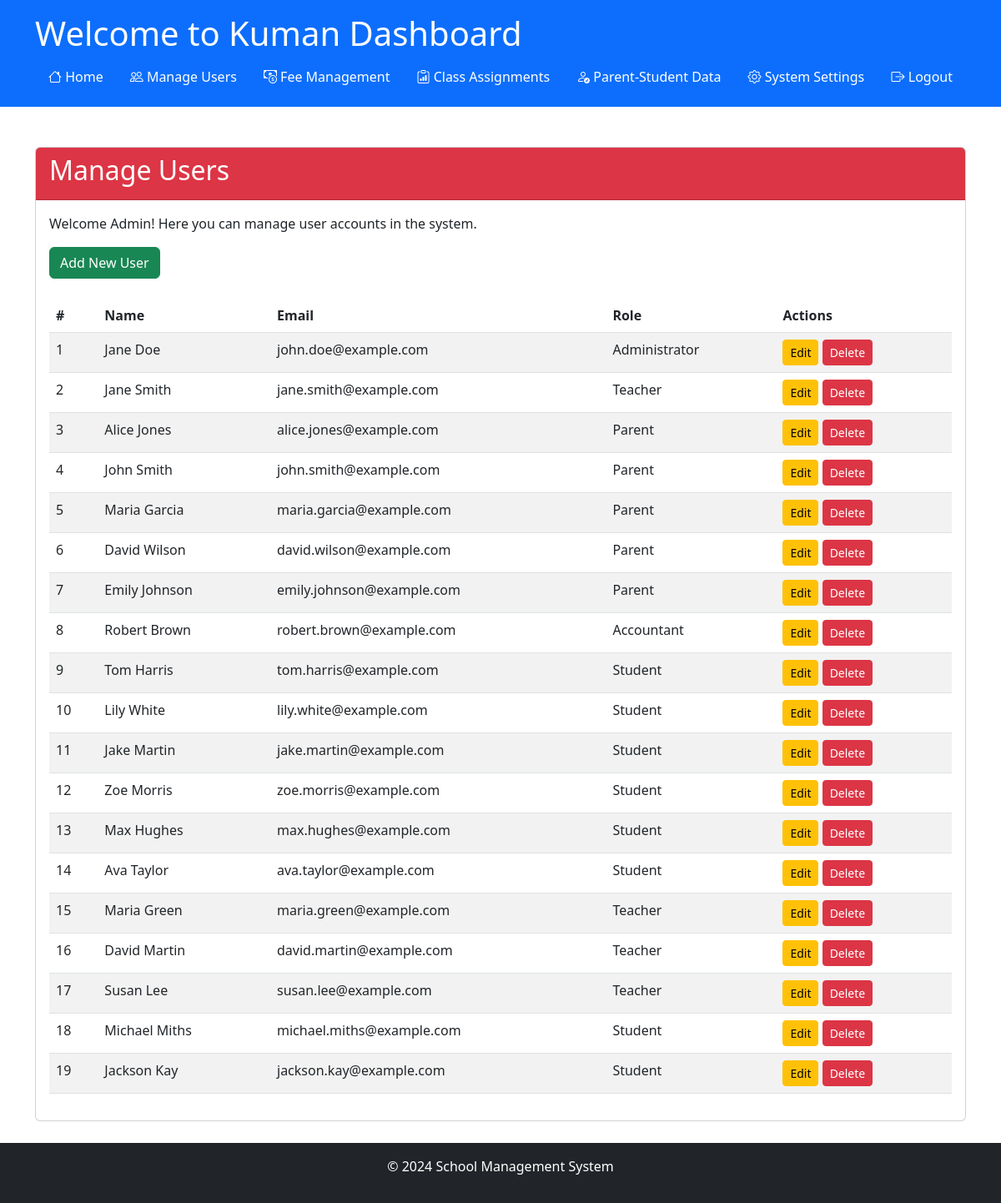
Before: /admin/manage_users (signed in) with the older database file.
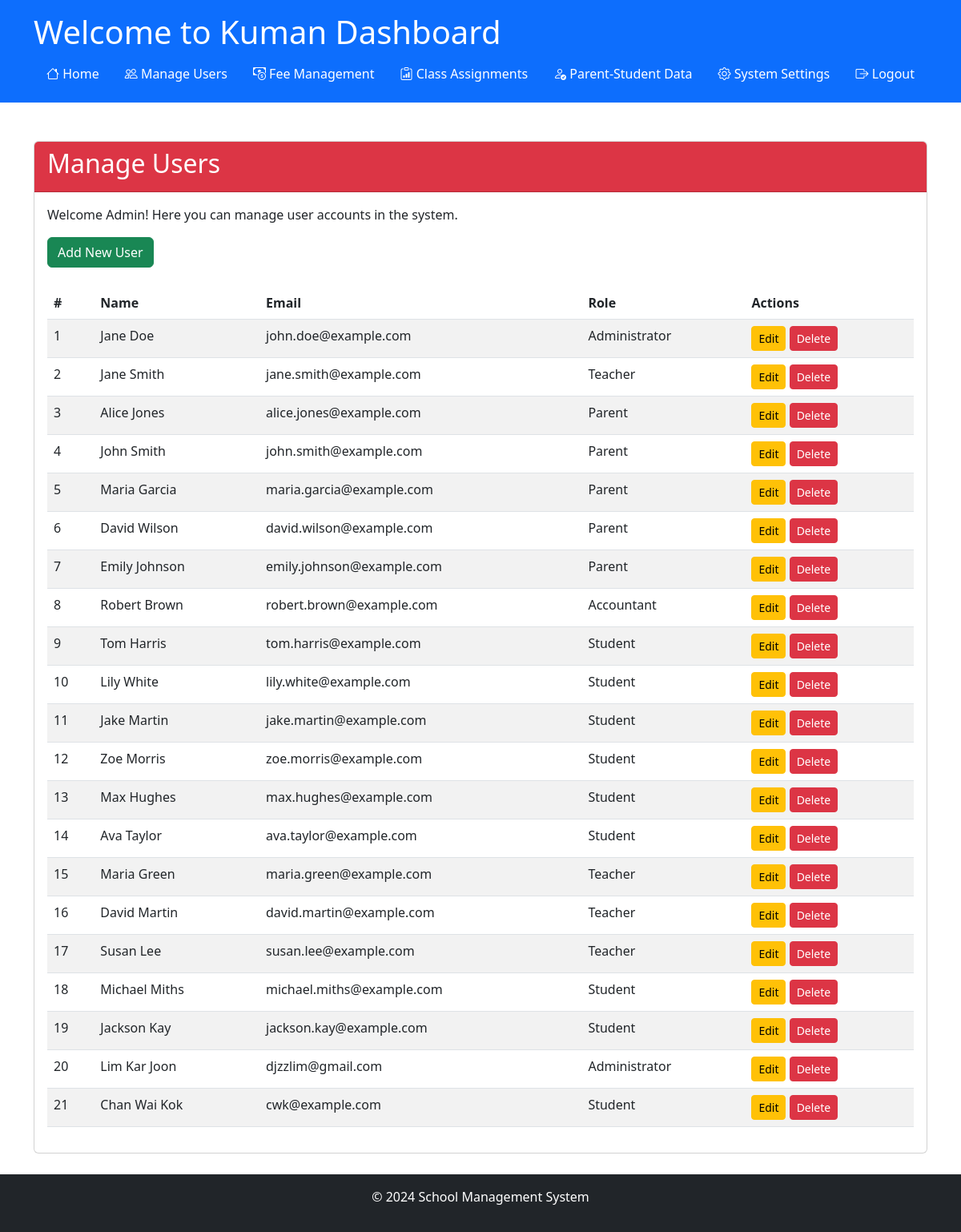
After: the same page with the newer database file.
### app/models/models.py (models this page shows)
class Settings(db.Model):
    __tablename__ = 'Settings'
    setting_key = db.Column('SettingKey', db.String, primary_key=True)
    setting_value = db.Column('SettingValue', db.String, nullable=False)
    description = db.Column('Description', db.String, nullable=False)
    category = db.Column('Category', db.String, nullable=False)

class User(UserMixin, db.Model):
    __tablename__ = 'User'
    id = db.Column('Id', db.String, primary_key=True, default=lambda: str(uuid.uuid4()))
    password = db.Column('Password', db.String, nullable=True)
    role_id = db.Column('RoleId', db.String, ForeignKey('Role.RoleId', ondelete='SET NULL'))
    email = db.Column('Email', db.String, nullable=False)
    first_name = db.Column('FirstName', db.String, nullable=False)
    last_name = db.Column('LastName', db.String, nullable=False)
    date_of_birth = db.Column('DateOfBirth', db.Date, nullable=False)
    role = relationship('Role', back_populates='users')
    parent_relations = relationship('ParentStudentRelation', back_populates='parent', foreign_keys='ParentStudentRelation.parent_id')
    student_relations = relationship('ParentStudentRelation', back_populates='student', foreign_keys='ParentStudentRelation.student_id')
    student_fees = relationship('StudentFeeAssignment', back_populates='student')
    class_assignments_teacher = relationship('ClassAssignment', back_populates='teacher', foreign_keys='ClassAssignment.teacher_id')
    class_assignments_student = relationship('ClassAssignment', back_populates='student', foreign_keys='ClassAssignment.student_id')
    messages_sent = relationship('Notification', back_populates='teacher', foreign_keys='Notification.teacher_id')
    messages_received = relationship('Notification', back_populates='student', foreign_keys='Notification.student_id')

class Role(db.Model):
    __tablename__ = 'Role'
    id = db.Column('RoleId', db.String, primary_key=True, default=lambda: str(uuid.uuid4()))
    role_name = db.Column('RoleName', db.String, nullable=False)
    users = relationship('User', back_populates='role')

### app/routes/admin/user_management.py (the view)
@admin.route('/manage_users')
@login_required
@role_required('1')
def manage_users():
    users = User.query.all()  # Retrieve all users from the User table
    return render_template('admin/manage_users.html', users=users, app_name=app_name())

### app/__init__.py (called while the page is built)
@login_manager.user_loader
def load_user(user_id):
    from .models.models import User
    return User.query.get(user_id)

### app/routes/routes.py (called while the page is built)
def app_name():
    app_name = "School Management System"
    with current_app.app_context():
        setting = Settings.query.filter_by(setting_key='school_name').first()
        if setting and setting.setting_value:
            app_name = setting.setting_value
    return app_name

def role_required(*roles):
    def decorator(f):
        @wraps(f)
        def decorated_function(*args, **kwargs):
            if not current_user.is_authenticated or current_user.role_id not in roles:
                abort(403)  # Forbidden access if role does not match
            return f(*args, **kwargs)
        return decorated_function
    return decorator

### app/templates/admin/manage_users.html (shortened to what this page needs)
{% extends "share/dashboard.html" %} {% block title %}Manage Users{% endblock %}
{% block card_header %}bg-danger{% endblock %} {% block card_title %}Manage
Users{% endblock %} {% block card_content %}
<p>Welcome Admin! Here you can manage user accounts in the system.</p>
<div class="mb-4">
	<a href="{{ url_for('admin.add_user') }}" class="btn btn-success"
		>Add New User</a
	>
</div>
<div class="table-responsive">
	<table class="table table-striped">
		<thead>
			<tr>
				<th>#</th>
				<th>Name</th>
				<th>Email</th>
				<th>Role</th>
				<th>Actions</th>
			</tr>
		</thead>
		<tbody>
			{% for user in users %}
			<tr>
				<td>{{ loop.index }}</td>
				<td>{{ user.first_name }} {{ user.last_name }}</td>
				<td>{{ user.email }}</td>
				<td>{{ user.role.role_name }}</td>
				<td>
					<a
						href="{{ url_for('admin.edit_user', user_id=user.id) }}"
						class="btn btn-warning btn-sm"
						>Edit</a
					>
					<form
						action="{{ url_for('admin.delete_user', user_id=user.id) }}"
						method="post"
						class="d-inline"
						onsubmit="return confirm('Are you sure you want to delete this user?');"
					>
						<button type="submit" class="btn btn-danger btn-sm">Delete</button>
					</form>
				</td>
			</tr>
			{% endfor %}
		</tbody>
	</table>
</div>
{% endblock %}

### app/templates/share/dashboard.html (shortened to what this page needs)
<!DOCTYPE html>
<html lang="en">
  <head>
    <link
      href="https://cdn.jsdelivr.net/npm/bootstrap@5.3.0-alpha1/dist/css/bootstrap.min.css"
      rel="stylesheet"
    />
    <link
      href="https://cdn.jsdelivr.net/npm/bootstrap-icons/font/bootstrap-icons.css"
      rel="stylesheet"
    />
  </head>
  <body>
    <header class="bg-primary text-white p-3">
      <div class="container">
        <h1>Welcome to {{ app_name }} Dashboard</h1>
        <nav class="d-flex">
          <ul class="nav me-auto">
            <li class="nav-item">
              <a class="nav-link text-white"
                href="{% if current_user.role_id == '1' %}
                        {{ url_for('admin.dashboard') }}
                      {% elif current_user.role_id == '2' %}
                        {{ url_for('teacher.dashboard') }}
                      {% elif current_user.role_id == '3' %}
                        {{ url_for('parent.dashboard') }}
                      {% elif current_user.role_id == '4' %}
                        {{ url_for('accountant.dashboard') }}
                      {% else %}
                        {{ url_for('views.home') }}
                      {% endif %}"
              >
                <i class="bi bi-house"></i> Home
              </a>
            </li>
            {% if current_user.role_id == '1' %}
              <li class="nav-item">
                <a class="nav-link text-white" href="{{ url_for('admin.manage_users') }}">
                  <i class="bi bi-people"></i> Manage Users
                </a>
              </li>
              <li class="nav-item">
                <a class="nav-link text-white" href="{{ url_for('admin.fee_management') }}">
                  <i class="bi bi-cash-coin"></i> Fee Management
                </a>
              </li>
              <li class="nav-item">
                <a class="nav-link text-white" href="{{ url_for('admin.class_assignments') }}">
                  <i class="bi bi-clipboard-data"></i> Class Assignments
                </a>
              </li>
              <li class="nav-item">
                <a class="nav-link text-white" href="{{ url_for('admin.parent_student') }}">
                  <i class="bi bi-person-check"></i> Parent-Student Data
                </a>
              </li>
              <li class="nav-item">
                <a class="nav-link text-white" href="{{ url_for('admin.system_settings') }}">
                  <i class="bi bi-gear"></i> System Settings
                </a>
              </li>
            {% endif %}
          </ul>
          <ul class="nav ms-auto">
            <li class="nav-item">
              <a class="nav-link text-white" href="{{ url_for('auth.logout') }}">
                <i class="bi bi-box-arrow-right"></i> Logout
              </a>
            </li>
          </ul>
        </nav>
      </div>
    </header>
    <main class="container my-5" style="padding-bottom: 50px;">
      <div class="card">
        <div class="card-header text-white {% block card_header %}{% endblock %}">
          <h2>{% block card_title %} {% endblock %}</h2>
        </div>
        <div class="card-body">{% block card_content %} {% endblock %}</div>
      </div>
    </main>
    <footer class="bg-dark text-white py-3 fixed-bottom footer">
      <div class="container text-center">
        <p>&copy; 2024 School Management System</p>
      </div>
    </footer>
  </body>
</html>

Changed rows visible on the page:
added User: first_name "Lim", last_name "Kar Joon", email "djzzlim@gmail.com", role.role_name "Administrator"
added User: first_name "Chan", last_name "Wai Kok", email "cwk@example.com", role.role_name "Student"
